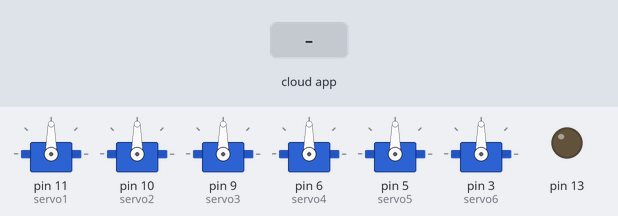
This sketch was run on a simulated Arduino Uno, built with avr-gcc and run on an emulated ATmega328P. Shown: 6 × servo, output pins drawn as LEDs (lit = HIGH). The inputs (shaded band) are chosen by the test bench. The ROS host is connected and sends only what is stated.

Above: at 1.2 s.
1.3 s: the phone or cloud app sets servo1 to 0
At 1.6 s:
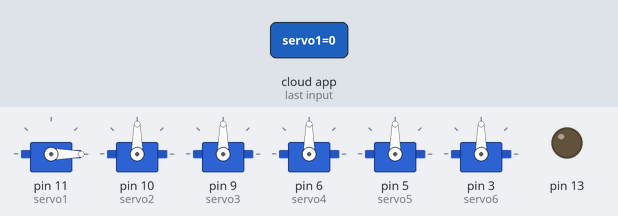
2.8 s: the phone or cloud app sets servo2 to 0
At 3.9 s:
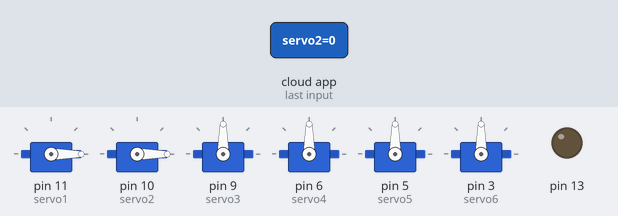
4.3 s: the phone or cloud app sets servo3 to 0
At 5.0 s:
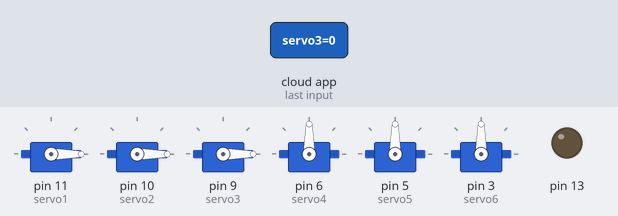
5.8 s: the phone or cloud app sets servo4 to 0
At 6.1 s:
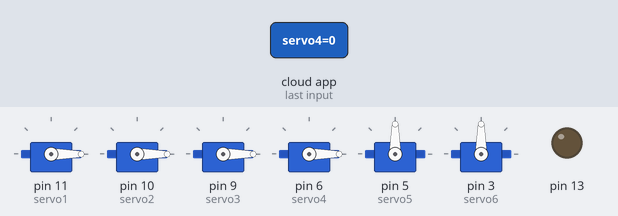
7.3 s: the phone or cloud app sets servo5 to 0
At 8.4 s:
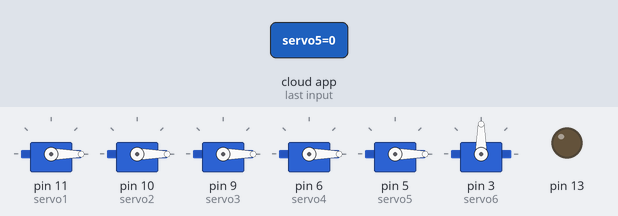
8.8 s: the phone or cloud app sets servo6 to 0
At 9.6 s:
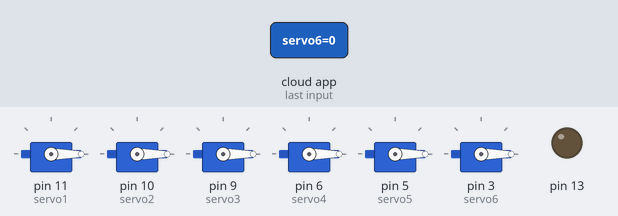
Timing chart, 0 to 11.3 s (numbered marks = the images above; inputs shaded):
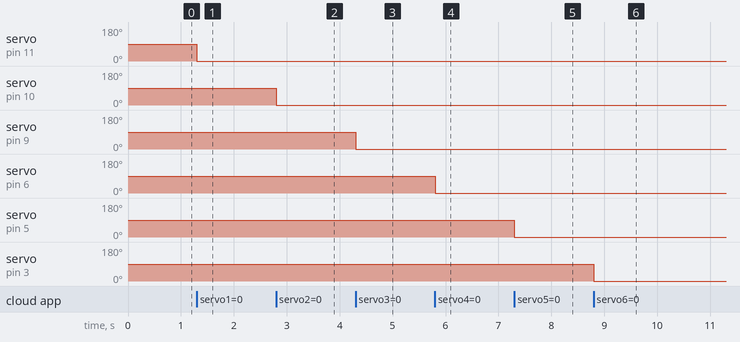

Measured:
- after the input at 1.3 s, servo on pin 11 (servo1): 90° → 0° at once
- after the input at 2.8 s, servo on pin 10 (servo2): 90° → 0° at once
- after the input at 4.3 s, servo on pin 9 (servo3): 90° → 0° at once
- after the input at 5.8 s, servo on pin 6 (servo4): 90° → 0° at once
- after the input at 7.3 s, servo on pin 5 (servo5): 90° → 0° at once
- after the input at 8.8 s, servo on pin 3 (servo6): 90° → 0° at once

The sketch:

Controlaor_Brazo6Dof_ros_arduino_Uno.ino
```cpp
//Aplicacion de control brazo ros arduino uno
#if defined(ARDUINO) && ARDUINO >= 100
#include "Arduino.h"
#else
#include <WProgram.h>
#endif
#include <Servo.h>
#include <ros.h>
#include <std_msgs/Int16.h>
#include <std_msgs/String.h>
ros::NodeHandle nh;
std_msgs::String str_msg;
ros::Publisher datos_answer("answer", &str_msg);
Servo servo1;
Servo servo2;
Servo servo3;
Servo servo4;
Servo servo5;
Servo servo6;
char max[35] = "El servo llega al estado maximo";
char min[35] = "El servo llega al estado minimo";
char medio[35] = "El servo llega al estado activo";
void servo1_cb( const std_msgs::Int16& cmd_msg) {
  servo1.write(cmd_msg.  data);
  if (cmd_msg.  data == 0  ) {
    str_msg.data = "s1 minimo";
    datos_answer.publish( &str_msg );
  }
  if (cmd_msg.  data > 0 and cmd_msg.  data < 180 ) {
    str_msg.data = "s1 activo";
    datos_answer.publish( &str_msg );
  }
  if (cmd_msg.  data == 180 ) {
    str_msg.data = "s1 maximo";
    datos_answer.publish( &str_msg );
  }
}
void servo2_cb( const std_msgs::Int16& cmd_msg) {
  servo2.write(cmd_msg.  data);
  if (cmd_msg.  data == 0  ) {
    str_msg.data = "s2 minimo";
    datos_answer.publish( &str_msg );
  }
  if (cmd_msg.  data > 0 and cmd_msg.  data < 180 ) {
    str_msg.data = "s2 activo";
    datos_answer.publish( &str_msg );
  }
  if (cmd_msg.  data == 180 ) {
    str_msg.data = "s2 maximo";
    datos_answer.publish( &str_msg );
  }
}
void servo3_cb( const std_msgs::Int16& cmd_msg) {
  servo3.write(cmd_msg.  data);
  if (cmd_msg.  data == 0  ) {
    str_msg.data = "s3 minimo";
    datos_answer.publish( &str_msg );
  }
  if (cmd_msg.  data > 0 and cmd_msg.  data < 180 ) {
    str_msg.data = "s3 activo";
    datos_answer.publish( &str_msg );
  }
  if (cmd_msg.  data == 180 ) {
    str_msg.data = "s3 maximo";
    datos_answer.publish( &str_msg );
  }
}
void servo4_cb( const std_msgs::Int16& cmd_msg) {
  servo4.write(cmd_msg.  data);

  if (cmd_msg.  data == 0  ) {
    str_msg.data = "s4 minimo";
    datos_answer.publish( &str_msg );
  }
  if (cmd_msg.  data > 0 and cmd_msg.  data < 180 ) {
    str_msg.data = "s4  activo";
    datos_answer.publish( &str_msg );
  }
  if (cmd_msg.  data == 180 ) {
    str_msg.data = "s4 maximo";
    datos_answer.publish( &str_msg );
  }
}
void servo5_cb( const std_msgs::Int16& cmd_msg) {
  servo5.write(cmd_msg.  data);

  if (cmd_msg.  data == 0  ) {
    str_msg.data = "s5 minimo";
    datos_answer.publish( &str_msg );
  }
  if (cmd_msg.  data > 0 and cmd_msg.  data < 180 ) {
    str_msg.data = "s5 activo";
    datos_answer.publish( &str_msg );
  }
  if (cmd_msg.  data == 180 ) {
    str_msg.data = "s5 maximo ";
    datos_answer.publish( &str_msg );
  }
}
void servo6_cb( const std_msgs::Int16& cmd_msg) {
  servo6.write(cmd_msg.  data);

  if (cmd_msg.  data == 100  ) {
    str_msg.data = "s6 minimo";
    datos_answer.publish( &str_msg );
  }
  if (cmd_msg.  data > 100 and cmd_msg.  data < 179 ) {
    str_msg.data = "s6 activo";
    datos_answer.publish( &str_msg );
  }
  if (cmd_msg.  data == 179 ) {
    str_msg.data = "s6 maximo ";
    datos_answer.publish( &str_msg );
  }
}
ros::Subscriber<std_msgs::Int16> sub1("servo1", servo1_cb);
ros::Subscriber<std_msgs::Int16> sub2("servo2", servo2_cb);
ros::Subscriber<std_msgs::Int16> sub3("servo3", servo3_cb);
ros::Subscriber<std_msgs::Int16> sub4("servo4", servo4_cb);
ros::Subscriber<std_msgs::Int16> sub5("servo5", servo5_cb);
ros::Subscriber<std_msgs::Int16> sub6("servo6", servo6_cb);
void setup() {
  pinMode(13, OUTPUT);
  int answer = 100;
  nh.initNode();
  nh.advertise(datos_answer);
  nh.subscribe(sub1);
  nh.subscribe(sub2);
  nh.subscribe(sub3);
  nh.subscribe(sub4);
  nh.subscribe(sub5);
  nh.subscribe(sub6);
  servo1.attach(11);
  servo2.attach(10);
  servo3.attach(9);
  servo4.attach(6);
  servo5.attach(5);
  servo6.attach(3);
}
void loop() {
  nh.spinOnce();
}
```
